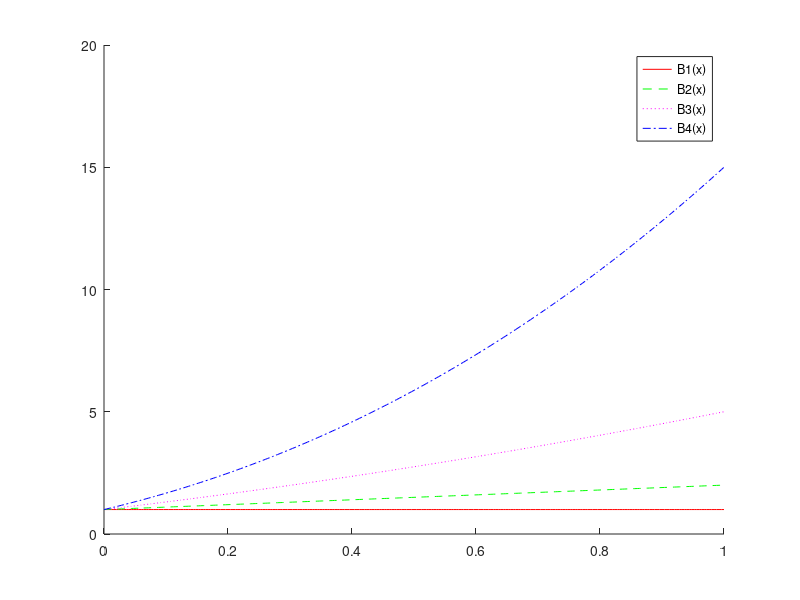

Recreate this plot in MATLAB. (Note: this script raises an error after producing the figure.)
x=0:0.004:1;
B=cell(1, 5);
B{1}=ones(size(x));
bi=@(n, k) factorial(n)./(factorial(k).*factorial(n - k));
for n=1:4
    B{n+1}=zeros(size(x));
    for k=0:n-1
        B{n+1}=B{n+1}+bi(n-1, k).*B{k+1}.*x.^(n-k-1);
    end
end
figure;
hold on;
h1=plot(x, B{2}, 'r-');
h2=plot(x, B{3}, 'g--');
h3=plot(x, B{4}, 'm:');
h4=plot(x, B{5}, 'b-.');
legend('B1(x)', 'B2(x)', 'B3(x)', 'B4(x)');
h3.Color='magenta';
h3.LineWidth=2;
h3.LineStyle=':';
hold off;
